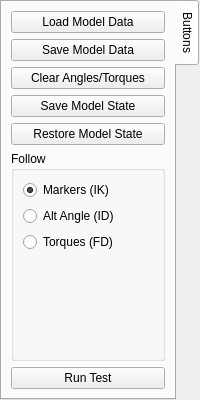
      <widget class="QTabWidget" name="controlTabWidget">
       <property name="tabPosition">
        <enum>QTabWidget::East</enum>
       </property>
       <property name="currentIndex">
        <number>0</number>
       </property>
       <widget class="QWidget" name="buttonTab">
        <attribute name="title">
         <string>Buttons</string>
        </attribute>
        <layout class="QVBoxLayout" name="verticalLayout_7">
         <item>
          <widget class="QPushButton" name="loadButton">
           <property name="text">
            <string>Load Model Data</string>
           </property>
          </widget>
         </item>
         <item>
          <widget class="QPushButton" name="saveButton">
           <property name="text">
            <string>Save Model Data</string>
           </property>
          </widget>
         </item>
         <item>
          <widget class="QPushButton" name="clearPlotButton">
           <property name="text">
            <string>Clear Angles/Torques</string>
           </property>
          </widget>
         </item>
         <item>
          <widget class="QPushButton" name="saveStateButton">
           <property name="text">
            <string>Save Model State</string>
           </property>
          </widget>
         </item>
         <item>
          <widget class="QPushButton" name="restoreButton">
           <property name="text">
            <string>Restore Model State</string>
           </property>
          </widget>
         </item>
         <item>
          <widget class="QGroupBox" name="followBox">
           <property name="title">
            <string>Follow</string>
           </property>
           <layout class="QVBoxLayout" name="verticalLayout_9">
            <item>
             <widget class="QRadioButton" name="markerRadio">
              <property name="text">
               <string>Markers (IK)</string>
              </property>
              <property name="checked">
               <bool>true</bool>
              </property>
             </widget>
            </item>
            <item>
             <widget class="QRadioButton" name="altRadio">
              <property name="text">
               <string>Alt Angle (ID)</string>
              </property>
             </widget>
            </item>
            <item>
             <widget class="QRadioButton" name="torqueRadio">
              <property name="text">
               <string>Torques (FD)</string>
              </property>
             </widget>
            </item>
            <item>
             <spacer name="verticalSpacer">
              <property name="orientation">
               <enum>Qt::Vertical</enum>
              </property>
              <property name="sizeHint" stdset="0">
               <size>
                <width>20</width>
                <height>257</height>
               </size>
              </property>
             </spacer>
            </item>
           </layout>
          </widget>
         </item>
         <item>
          <widget class="QPushButton" name="testButton">
           <property name="text">
            <string>Run Test</string>
           </property>
          </widget>
         </item>
        </layout>
       </widget>
      </widget>
